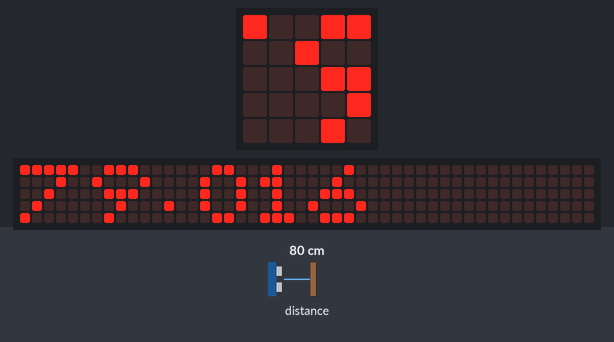
A program run on a simulated BBC micro:bit running MicroPython. On the bench: the board's 5×5 LED display, a strip that is not on the board, showing the scrolling text unrolled. The test bench sets the inputs (shaded band); at power-on: distance to the obstacle 80 cm. The 48×5 strip is a reading aid, not a part: it shows the text the display is scrolling, unrolled, one strip-width of it at a time.

Above: at 1.38 s.
1.4 s: distance to the obstacle set to 2 cm
At 8.53 s:
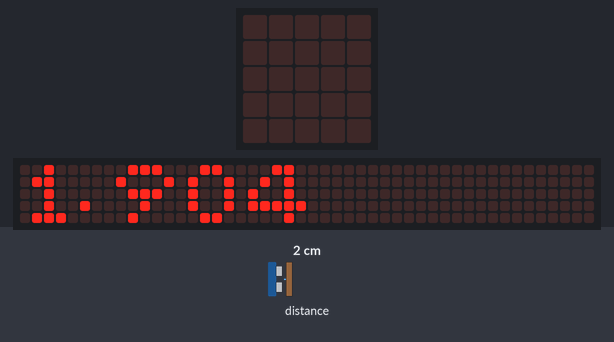
9.7 s: distance to the obstacle set to 4 cm
At 16.13 s:
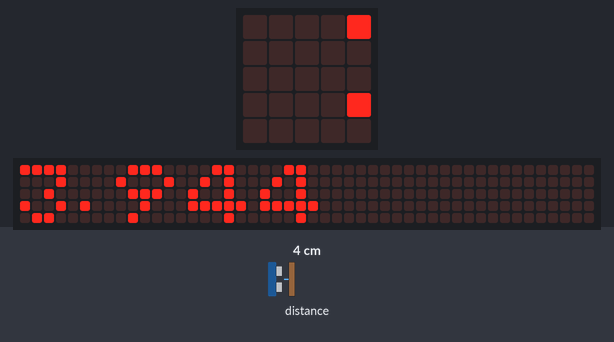
18.0 s: distance to the obstacle set to 9 cm
At 23.88 s:
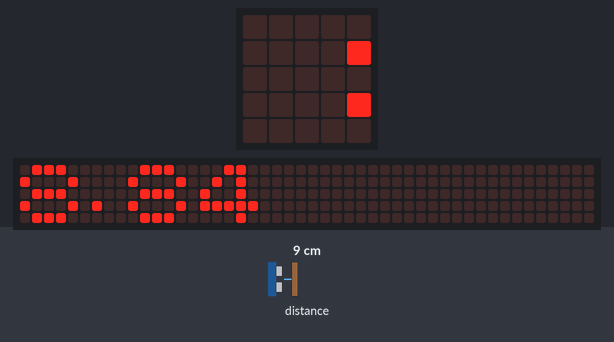

The program:

Microbit_displays_the_ultrasonic_measurement_distance.py
```python
import microbit
from microbit import *
import utime
display.show(Image.HAPPY)
sleep(100)
pin2.write_digital(0)
utime.sleep_us(2)
def get_chaoshengbo():
    pin1.write_digital(0)
    pin2.write_digital(1)
    utime.sleep_us(15)
    pin2.write_digital(0)
    while(pin1.read_digital() == 0):
        pass
    t1=utime.ticks_us()
    while pin1.read_digital():
        pass
    t2 = utime.ticks_us()
    distance=((t2-t1)/10000)*340/2
    if distance > 300:
        distance = 300
    return distance
while True:
    display.scroll(get_chaoshengbo())
    display.scroll('cm')
    sleep(1000)
```
